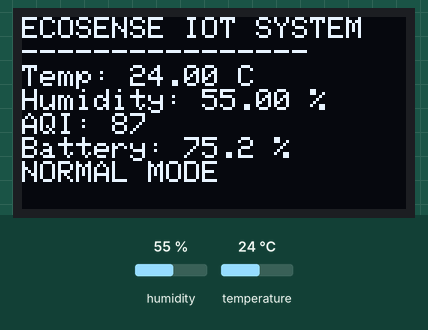
Bench run of a sketch on a simulated ESP32. Shown: 128×64 one-colour display. The test bench sets the inputs (shaded band); at power-on: humidity 55 %, temperature 24 °C. WiFi joins after 1.5 s; servers stay silent unless stated; uploads are accepted with an empty reply; random numbers use the default seed unless the sketch sets one; what the sketch prints to the serial monitor is not drawn.

Above: at 2.7 s.
2.8 s: humidity set to 22 %
At 5.2 s:
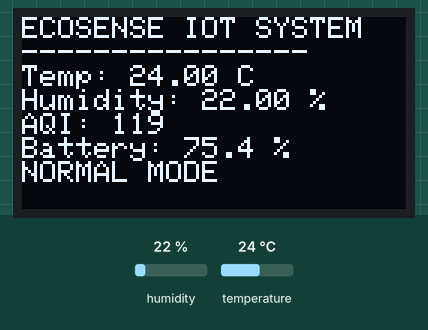
9.5 s: temperature set to 12 °C
At 12.0 s:
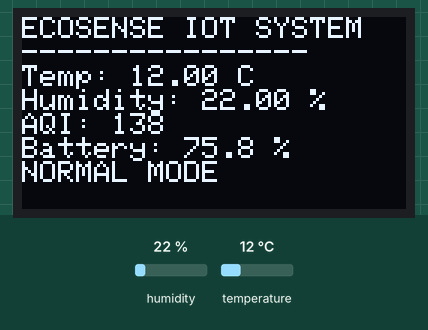
16.0 s: humidity set to 40 %
At 18.8 s:
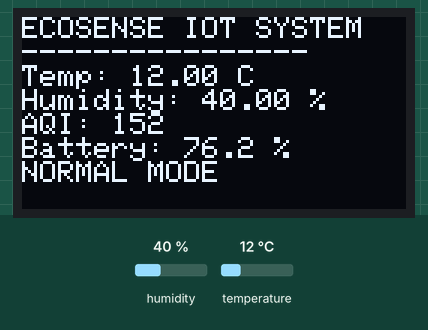
22.5 s: temperature set to 19 °C
At 25.6 s:
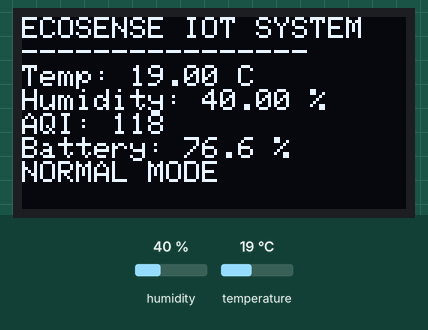
Timing chart, 0 to 27.1 s (numbered marks = the images above; inputs shaded):
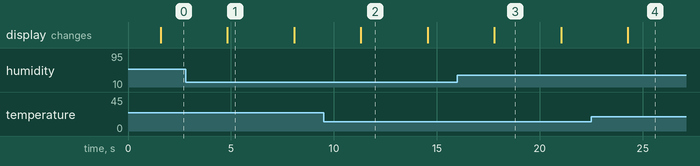

Measured:
- what the display in image 1 shows lasts 3.3 s, from 4.8 s to 8.1 s

The sketch:

sketch.ino
```cpp
/*
==========================================================
ECOSENSE IOT - BATTERY-FREE SMART ENVIRONMENT MONITORING SYSTEM
==========================================================

FEATURES:
✅ ESP32 Simulation
✅ DHT22 Temperature + Humidity
✅ OLED Display (SSD1306)
✅ Simulated Air Quality & Energy Harvesting Logic
✅ WiFi Connection
✅ HTTP REST Telemetry Posting to Global Render Backend Server
✅ Wokwi Simulator Compatible (SSL/TLS Secure Client Supported)

==========================================================
WOKWI CONNECTIONS
==========================================================
DHT22: VCC -> 3.3V | GND -> GND | DATA -> GPIO 15
OLED:  VCC -> 3.3V | GND -> GND | SDA -> GPIO 21 | SCL -> GPIO 22
==========================================================
*/

#include <WiFi.h>
#include <WiFiClientSecure.h>
#include <HTTPClient.h>
#include <Wire.h>
#include "DHTesp.h"
#include <Adafruit_GFX.h>
#include <Adafruit_SSD1306.h>

// ======================================================
// WIFI CONFIGURATION
// ======================================================
const char* ssid = "Wokwi-GUEST";
const char* password = "";

// ======================================================
// GLOBAL BACKEND API URL (LIVE RENDER DEPLOYMENT)
// ======================================================
String serverName = "https://ecosense-iot.onrender.com/sensor-data";

// ======================================================
// DHT22 SENSOR & OLED CONFIGURATION
// ======================================================
const int DHT_PIN = 15;
DHTesp dhtSensor;

#define SCREEN_WIDTH 128
#define SCREEN_HEIGHT 64
Adafruit_SSD1306 display(SCREEN_WIDTH, SCREEN_HEIGHT, &Wire, -1);

// ======================================================
// VIRTUAL ENERGY HARVESTING VARIABLES
// ======================================================
float batteryLevel = 75.0;
bool solarCharging = true;
bool deepSleepMode = false;

void setup() {
  Serial.begin(115200);

  // Start DHT22 Sensor
  dhtSensor.setup(DHT_PIN, DHTesp::DHT22);

  // Start OLED Display
  if(!display.begin(SSD1306_SWITCHCAPVCC, 0x3C)) {
    Serial.println("OLED NOT FOUND");
    while(true);
  }

  display.clearDisplay();
  display.setTextSize(1);
  display.setTextColor(WHITE);

  // Connect WiFi
  WiFi.begin(ssid, password);
  Serial.print("Connecting to WiFi");
  while(WiFi.status() != WL_CONNECTED) {
    delay(500);
    Serial.print(".");
  }

  Serial.println("");
  Serial.println("WiFi Connected!");
  Serial.println("=================================");
  Serial.println("ECOSENSE IOT SYSTEM STARTED");
  Serial.print("Server URL: "); Serial.println(serverName);
  Serial.println("=================================");
}

void loop() {
  // Read DHT22 Sensor
  TempAndHumidity data = dhtSensor.getTempAndHumidity();
  float temperature = data.temperature;
  float humidity = data.humidity;

  if (isnan(temperature)) temperature = 25.0;
  if (isnan(humidity)) humidity = 50.0;

  int airQuality = random(50, 180);

  // Simulated Solar Energy Harvesting
  if(solarCharging) {
    batteryLevel += 0.3;
  }
  batteryLevel -= 0.1;

  if(batteryLevel > 100) batteryLevel = 100;
  if(batteryLevel < 0) batteryLevel = 0;

  deepSleepMode = (batteryLevel < 20);

  // Serial Monitor Output
  Serial.println("=================================");
  Serial.print("Temperature: "); Serial.print(temperature); Serial.println(" C");
  Serial.print("Humidity: "); Serial.print(humidity); Serial.println(" %");
  Serial.print("Air Quality: "); Serial.println(airQuality);
  Serial.print("Battery Level: "); Serial.print(batteryLevel); Serial.println(" %");
  Serial.println(deepSleepMode ? "MODE: LOW POWER" : "MODE: NORMAL");

  // OLED Display Output
  display.clearDisplay();
  display.setCursor(0,0);
  display.println("ECOSENSE IOT SYSTEM");
  display.println("----------------");
  display.print("Temp: "); display.print(temperature); display.println(" C");
  display.print("Humidity: "); display.print(humidity); display.println(" %");
  display.print("AQI: "); display.println(airQuality);
  display.print("Battery: "); display.print(batteryLevel, 1); display.println(" %");
  display.println(deepSleepMode ? "LOW POWER MODE" : "NORMAL MODE");
  display.display();

  // Send Telemetry Data to Global Render Server (Secure TLS Client)
  if(WiFi.status() == WL_CONNECTED) {
    WiFiClientSecure client;
    client.setInsecure(); // Bypass SSL cert verification in Wokwi simulator

    HTTPClient http;
    http.begin(client, serverName);
    http.addHeader("Content-Type", "application/json");

    String jsonData = "{";
    jsonData += "\"temperature\":" + String(temperature, 2) + ",";
    jsonData += "\"humidity\":" + String(humidity, 2) + ",";
    jsonData += "\"airQuality\":" + String(airQuality) + ",";
    jsonData += "\"battery\":" + String(batteryLevel, 2) + ",";
    jsonData += "\"solar\":" + String(solarCharging ? 85.0 : 0.0, 2);
    jsonData += "}";

    int httpResponseCode = http.POST(jsonData);
    Serial.print("Telemetry Posted to Render. HTTP Response: ");
    Serial.println(httpResponseCode);

    http.end();
  } else {
    Serial.println("WiFi Disconnected!");
  }

  delay(deepSleepMode ? 5000 : 3000);
}
```
